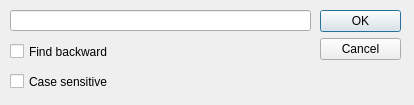
<?xml version="1.0" encoding="UTF-8"?>
<ui version="4.0">
 <class>QBRFindDialog</class>
 <widget class="QDialog" name="QBRFindDialog">
  <property name="geometry">
   <rect>
    <x>0</x>
    <y>0</y>
    <width>414</width>
    <height>105</height>
   </rect>
  </property>
  <property name="windowTitle">
   <string>Dialog</string>
  </property>
  <widget class="QDialogButtonBox" name="buttonBox">
   <property name="geometry">
    <rect>
     <x>320</x>
     <y>10</y>
     <width>81</width>
     <height>61</height>
    </rect>
   </property>
   <property name="orientation">
    <enum>Qt::Vertical</enum>
   </property>
   <property name="standardButtons">
    <set>QDialogButtonBox::Cancel|QDialogButtonBox::Ok</set>
   </property>
  </widget>
  <widget class="QLineEdit" name="findText">
   <property name="geometry">
    <rect>
     <x>10</x>
     <y>10</y>
     <width>301</width>
     <height>21</height>
    </rect>
   </property>
  </widget>
  <widget class="QCheckBox" name="findBackward">
   <property name="geometry">
    <rect>
     <x>10</x>
     <y>40</y>
     <width>291</width>
     <height>23</height>
    </rect>
   </property>
   <property name="text">
    <string>Find backward</string>
   </property>
  </widget>
  <widget class="QCheckBox" name="CaseSensitive">
   <property name="geometry">
    <rect>
     <x>10</x>
     <y>70</y>
     <width>301</width>
     <height>23</height>
    </rect>
   </property>
   <property name="text">
    <string>Case sensitive</string>
   </property>
  </widget>
 </widget>
 <resources/>
 <connections>
  <connection>
   <sender>buttonBox</sender>
   <signal>accepted()</signal>
   <receiver>QBRFindDialog</receiver>
   <slot>accept()</slot>
   <hints>
    <hint type="sourcelabel">
     <x>248</x>
     <y>254</y>
    </hint>
    <hint type="destinationlabel">
     <x>157</x>
     <y>274</y>
    </hint>
   </hints>
  </connection>
  <connection>
   <sender>buttonBox</sender>
   <signal>rejected()</signal>
   <receiver>QBRFindDialog</receiver>
   <slot>reject()</slot>
   <hints>
    <hint type="sourcelabel">
     <x>316</x>
     <y>260</y>
    </hint>
    <hint type="destinationlabel">
     <x>286</x>
     <y>274</y>
    </hint>
   </hints>
  </connection>
 </connections>
</ui>
